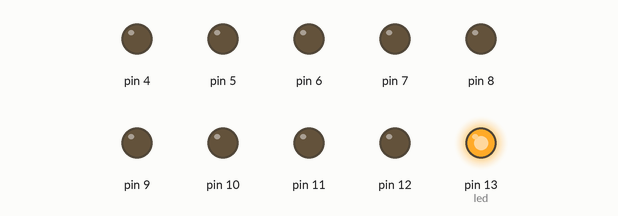
Recording of a sketch running on a simulated Arduino Uno, built with avr-gcc and run on an emulated ATmega328P. Parts: output pins drawn as LEDs (lit = HIGH).

Above: at 0.02 s.
At 0.52 s:
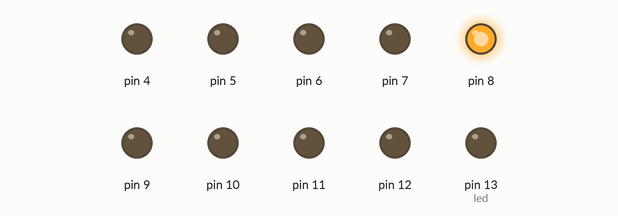
At 1.02 s:
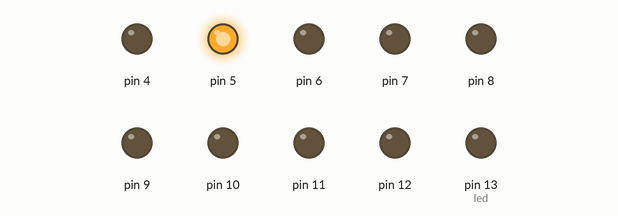
At 2.02 s:
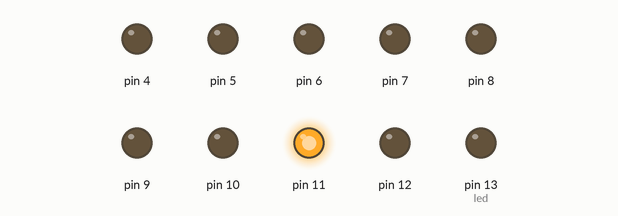
At 3.02 s:
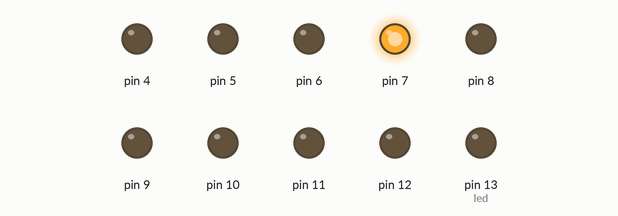
At 4.07 s:
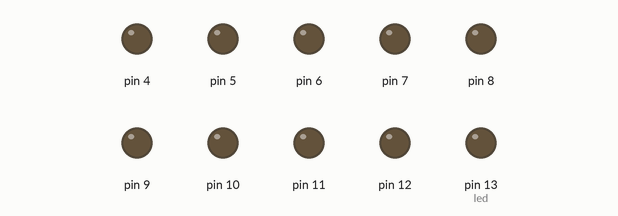
Timing chart, 0 to 4.4 s (numbered marks = the images above):
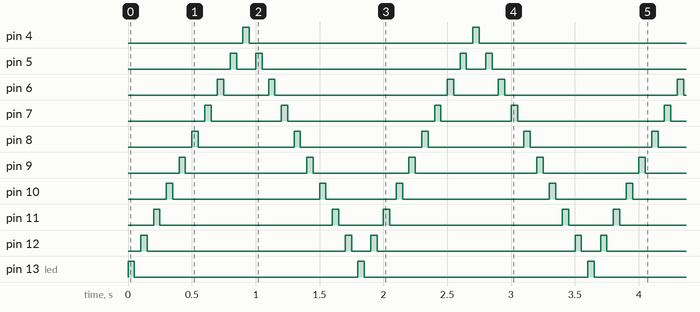

Measured:
- by itself, pin 4, pin 13 (led): alternates HIGH for 0.05 s and LOW for 1.8 s
- by itself, pin 5: repeats every 1.8 s: LOW 0.15 s, HIGH 0.05 s, LOW 1.6 s, HIGH 0.05 s
- by itself, pin 6: repeats every 1.8 s: LOW 0.35 s, HIGH 0.05 s, LOW 1.4 s, HIGH 0.05 s
- by itself, pin 7: repeats every 1.8 s: LOW 0.55 s, HIGH 0.05 s, LOW 1.2 s, HIGH 0.05 s
- by itself, pin 8: repeats every 1.8 s: LOW 0.75 s, HIGH 0.05 s, LOW 0.95 s, HIGH 0.05 s
- by itself, pin 9: repeats every 1.8 s: LOW 0.95 s, HIGH 0.05 s, LOW 0.75 s, HIGH 0.05 s
- by itself, pin 10: repeats every 1.8 s: LOW 1.2 s, HIGH 0.05 s, LOW 0.55 s, HIGH 0.05 s
- by itself, pin 11: repeats every 1.8 s: LOW 1.4 s, HIGH 0.05 s, LOW 0.35 s, HIGH 0.05 s

The sketch:

larsonCode.ino
```cpp
int i = 13;
int cooldown = 50;
int led = i;

int g = 0;

void setup() {
  pinMode(led, OUTPUT);
}

void loop() {
  pinMode(led, OUTPUT);
  digitalWrite(led, HIGH);
  delay(cooldown);
  digitalWrite(led, LOW);
  delay(cooldown);

  if(i > 4 && g == 0){
    i = i - 1;
  }

  if(i < 13 && g == 1){
    i = i + 1;
  }
  if(i == 13){
    g = 0;
  }
  if(i == 4){
    g = 1;
  }

  led = i;
}
```
